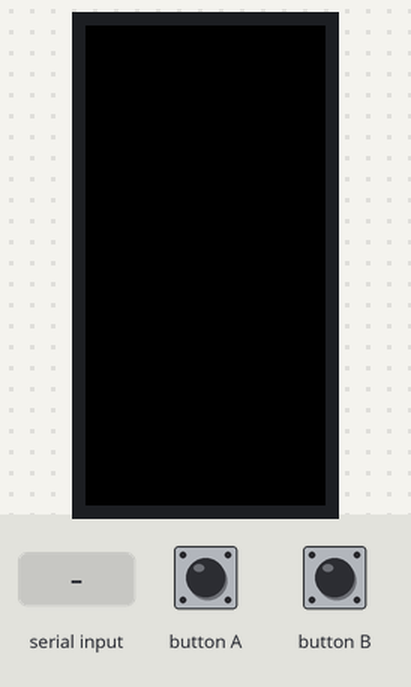
Recording of a sketch running on a simulated ESP32. Parts: 80×160 colour display. The test bench sets the inputs (shaded band). What the sketch prints to the serial monitor is not drawn.

Above: at 1.3 s.
1.4 s: button A pressed for 0.15 s
At 1.9 s:
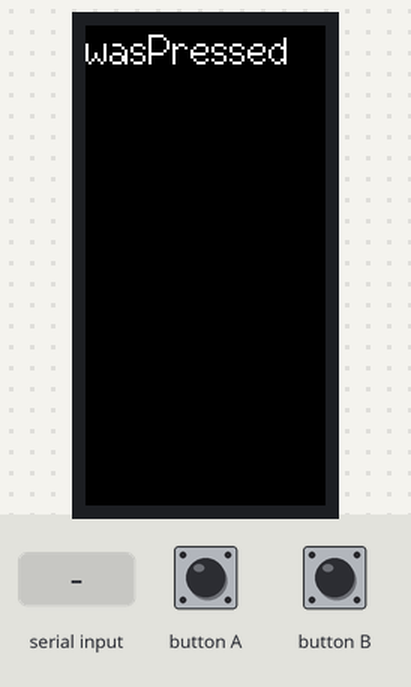
3.0 s: button A pressed for 1 s
At 4.3 s:
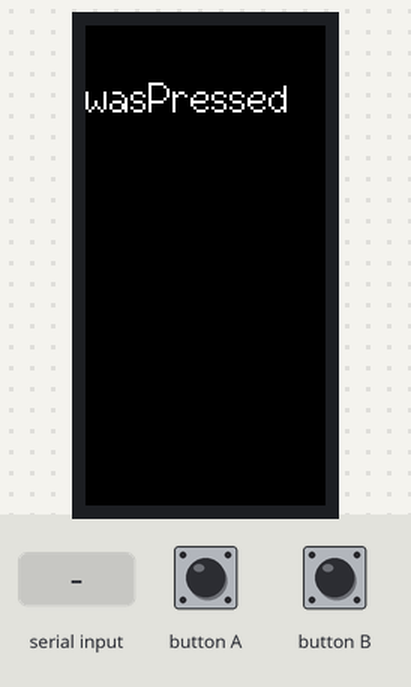
5.5 s: "1" received over Serial
At 6.7 s:
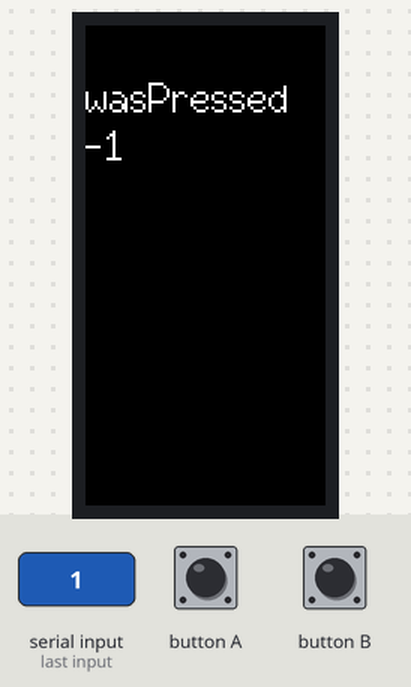
7.0 s: "0" received over Serial
At 8.0 s:
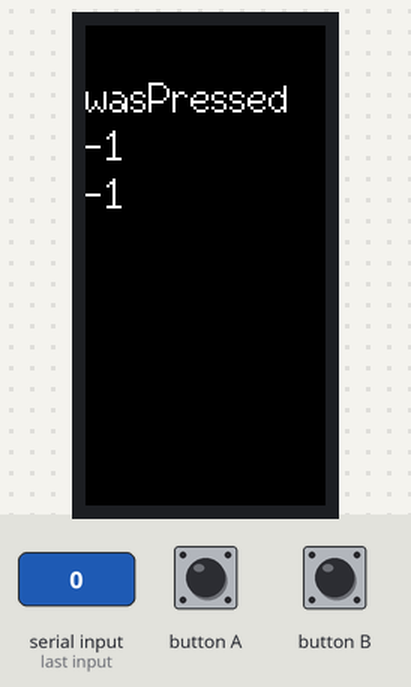
8.5 s: button A pulsed LOW 5 times (0.12 s each, 0.3 s apart)
At 10.6 s:
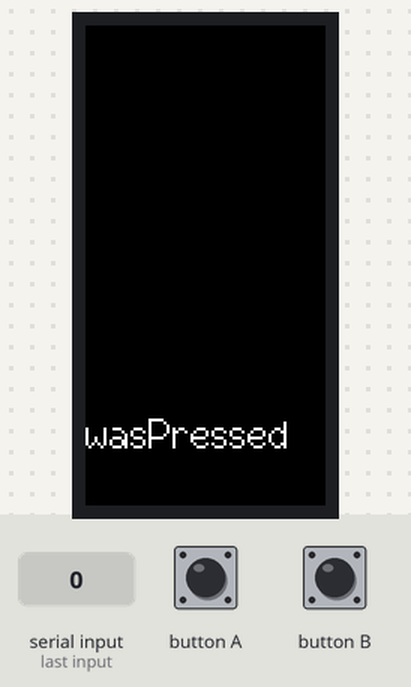
Timing chart, 0 to 12.1 s (numbered marks = the images above; inputs shaded):
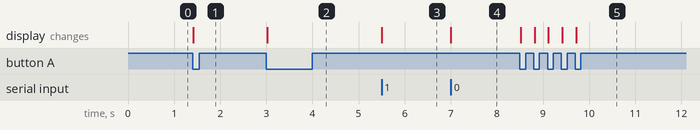

The sketch:

GazeSwitch.ino
```cpp
#include <M5StickC.h>

void setup() {
  // put your setup code here, to run once:
  M5.begin();
  M5.Lcd.setTextFont(1);
  M5.Lcd.setCursor(0, 0, 2);
  Serial.begin(9600);
}

void loop() {
  // put your main code here, to run repeatedly:
  M5.update();
  if(Serial.read() != -1){
    M5.Lcd.println(Serial.read());
  }
  if ( M5.BtnA.wasPressed() ) {
    M5.Lcd.fillScreen(BLACK);
    //Serial.println("BtnA.wasPressed() == TRUE");
    M5.Lcd.println("wasPressed");
    Serial.write("P");
  }


}
```

Measured:
- after the input at 1.4 s, the display: changes at once (image 1)
- after the input at 3.0 s, the display: changes at once (image 2)
- after the input at 5.5 s, the display: changes at once (image 3)
- after the input at 7.0 s, the display: changes at once (image 4)
- after the input at 8.5 s, the display: first changes at once (image 5 shows a later state)
